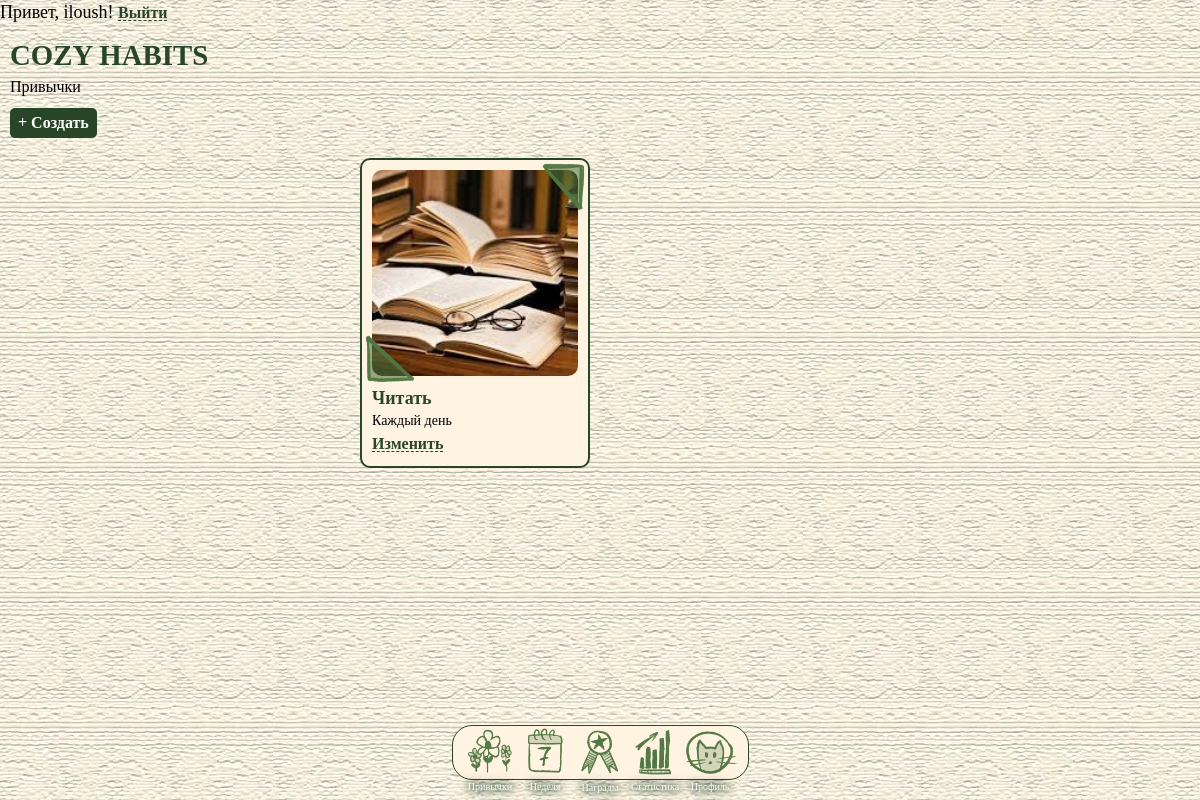
Page /habits (signed in) on the committed database.
### app/models.py (models this page shows, shortened)
class User(UserMixin, db.Model):
    __tablename__ = 'users'
    id = db.Column(db.Integer, primary_key=True)
    email = db.Column(db.String(120), unique=True, nullable=False)
    username = db.Column(db.String(80), nullable=False)
    password_hash = db.Column(db.String(255), nullable=False)
    avatar_url = db.Column(db.String(255), nullable=True)
    experience = db.Column(db.Integer, default=0, nullable=False)
    days_streak = db.Column(db.Integer, default=0, nullable=False)
    created_at = db.Column(db.DateTime, default=datetime.utcnow, nullable=False)
    is_admin = db.Column(db.Boolean, default=False, nullable=False)
    habits = db.relationship('Habit', backref='user', lazy=True, cascade='all, delete-orphan')
    habit_logs = db.relationship('HabitLog', backref='user', lazy=True, cascade='all, delete-orphan')
    user_rewards = db.relationship('UserReward', backref='user', lazy=True, cascade='all, delete-orphan')
    user_weekly_rewards = db.relationship('UserWeeklyReward', backref='user', lazy=True, cascade='all, delete-orphan')

class Habit(db.Model):
    __tablename__ = 'habits'
    id = db.Column(db.Integer, primary_key=True)
    user_id = db.Column(db.Integer, db.ForeignKey('users.id'), nullable=False)
    title = db.Column(db.String(120), nullable=False)
    description = db.Column(db.Text, nullable=True)
    icon = db.Column(db.String(255), default='star', nullable=True)  # путь к картинке или 'star'
    frequency = db.Column(db.String(20), nullable=False)  # 'daily' / 'weekly'
    target_days = db.Column(JSON, nullable=True)  # list[int], напр. [1, 3, 5]
    reminder_time = db.Column(db.Time, nullable=True)
    color = db.Column(db.String(20), default='#4CAF50', nullable=False)
    is_active = db.Column(db.Boolean, default=True, nullable=False)
    created_at = db.Column(db.DateTime, default=datetime.utcnow, nullable=False)
    logs = db.relationship('HabitLog', backref='habit', lazy=True, cascade='all, delete-orphan')

### app/routes.py (the view)
@main.route('/')
@main.route('/habits')
@login_required
def habits():
    user_habits = Habit.query.filter_by(user_id=current_user.id, is_active=True).order_by(Habit.created_at.desc()).all()
    return render_template('habits.html', habits=user_habits)

### app/models.py (called while the page is built)
@login_manager.user_loader
def load_user(user_id: str):
    return User.query.get(int(user_id))

### app/templates/habits.html (shortened to what this page needs)
{% extends "base.html" %}
{% block content %}
<h1>COZY HABITS</h1>
<p>Привычки</p>
<a href="{{ url_for('main.habit_new') }}" class="habit-new-btn">+ Создать</a>
<div id="all-habits">
    {% for habit in habits %}
    <div class="habit-box">
        <div class="habit-img-wrapper">
            <img class="habit-img-frame" src="{{ url_for('static', filename='images/frames/frame_1.png') }}" alt="">
        </div>
        <h1 class="habit-text">{{ habit.title }}</h1>
        <p class="time-text">
            {% if habit.frequency == 'daily' %}
                Каждый день
            {% elif habit.target_days %}
                {{ habit.target_days|length }} раз в неделю
            {% else %}
                Раз в неделю
            {% endif %}
        </p>
        <div class="habit-actions">
            <a href="{{ url_for('main.habit_edit', habit_id=habit.id) }}">Изменить</a>
        </div>
    </div>
    {% else %}
    <p class="empty-state">Пока нет привычек. Создай первую!</p>
    {% endfor %}
</div>
{% endblock %}

### app/templates/base.html (shortened to what this page needs)
<!DOCTYPE html>
<html lang="en">
<head>
    <link rel="stylesheet" href="{{ url_for('static', filename='css/style.css') }}">
    <link rel="stylesheet" href="{{ url_for('static', filename='css/habits.css') }}">
    <link rel="stylesheet" href="{{ url_for('static', filename='css/reg_auth.css') }}">
    <link rel="stylesheet" href="{{ url_for('static', filename='css/week.css') }}">
</head>
<body>
    <header id="auth-bar">
        {% if current_user.is_authenticated %}
            <span>Привет, {{ current_user.username }}{% if current_user.is_admin %} (admin){% endif %}!</span>
            <a href="{{ url_for('auth.logout') }}">Выйти</a>
        {% else %}
            <a href="{{ url_for('auth.login') }}">Войти</a>
            <a href="{{ url_for('auth.register') }}">Регистрация</a>
        {% endif %}
    </header>
    <main>
        {% block content %}{% endblock %}
    </main>
<div id="main-menu">
    <div id="dock">
        <a href="{{ url_for('main.habits') }}">
            <div class="dock-button">
                <img src="{{ url_for('static', filename='images/dock/habits_icon.png') }}" alt="">
                <p>Привычки</p>
            </div>
        </a>
        <a href="{{ url_for('main.week') }}">
            <div class="dock-button">
                <img src="{{ url_for('static', filename='images/dock/week_icon.png') }}" alt="">
                <p>Неделя</p>
            </div>
        </a>
        <div class="dock-button">
            <img src="{{ url_for('static', filename='images/dock/achievements_icon.png') }}" alt="">
            <p>Награды</p>
        </div>
        <a href="{{ url_for('main.statistics') }}">
            <div class="dock-button">
                <img src="{{ url_for('static', filename='images/dock/statistics_icon.png') }}" alt="">
                <p>Статистика</p>
            </div>
        </a>
        <a href="{{ url_for('main.profile') }}">
            <div class="dock-button">
                <img src="{{ url_for('static', filename='images/dock/user_icon.png') }}" alt="">
                <p>Профиль</p>
            </div>
        </a>
    </div>
</div>
</body>
</html>

### app/static/css/style.css (style rules this page uses)
:root { --dark-green: #284627; --dark-green-transp: #28462783; --light-beige: rgb(255, 243, 226); --dock-height: 75px; --btn-font-size: 1rem; }
* { margin: 0; padding: 0; box-sizing: border-box; }
html { min-height: 100%; background-color: var(--light-beige); background-image: url("../images/backgrounds/cloth064.jpg"); background-position: center; }
body { min-height: 100vh; background: transparent; font-family: "Raleway"; line-height: 1.4; font-size: 18px; }
p { font-size: 1rem; font-weight: 500; }
a { font-size: 1rem; font-weight: 600; color: var(--dark-green); text-decoration-line: underline; text-decoration-style: dashed; text-decoration-thickness: 1px; text-underline-offset: 2px; }
h1 { font-family: "Raleway-Italic"; color: var(--dark-green); font-size: 1.8rem; font-weight: 700; }
main { padding: 10px; padding-bottom: calc(var(--dock-height) + 20px); }
#main-menu { z-index: 100; width: 100%; position: fixed; bottom: 20px; }
#dock { margin: auto; padding: 0 10px 0 10px; height: 55px; width: max-content; display: flex; justify-content: center; align-items: flex-end; background-color: var(--light-beige); border: 1px solid var(--dark-green); border-radius: 20px; }
.dock-button { height: 55px; width: 55px; transition: all ease 0.2s; }
.dock-button p { margin-top: -5px; font-size: 10px; text-align: center; color: white; filter: drop-shadow(0 0 3px var(--dark-green)) drop-shadow(0 0 5px var(--dark-green)); }
#dock a { text-decoration: none; }
.dock-button img { width: 100%; }

### app/static/css/habits.css (style rules this page uses)
#all-habits { margin: auto; padding: 10px; display: grid; grid-template-columns: 1fr 1fr; gap: 20px; max-width: 500px; }
.habit-box { padding: 10px; position: relative; background-color: var(--light-beige); border-radius: 10px; border: 2px solid var(--dark-green); }
.habit-img-wrapper { position: relative; }
.habit-img-frame { position: absolute; width: 100%; transform: scale(1.18); z-index: 1; }
.habit-text { font-size: 18px; padding: 10px 0 0 0; }
.time-text { font-size: 14px; padding: 0 0 0 0; }
.habit-new-btn { display: inline-block; font-family: "Raleway-Italic"; font-size: var(--btn-font-size); margin: 10px 0; padding: 4px 8px; background-color: var(--dark-green); color: white; text-decoration: none; border-radius: 5px; }

### rows in the picture
User: username "iloush"
Habit: title "Читать", frequency "Каждый день"
